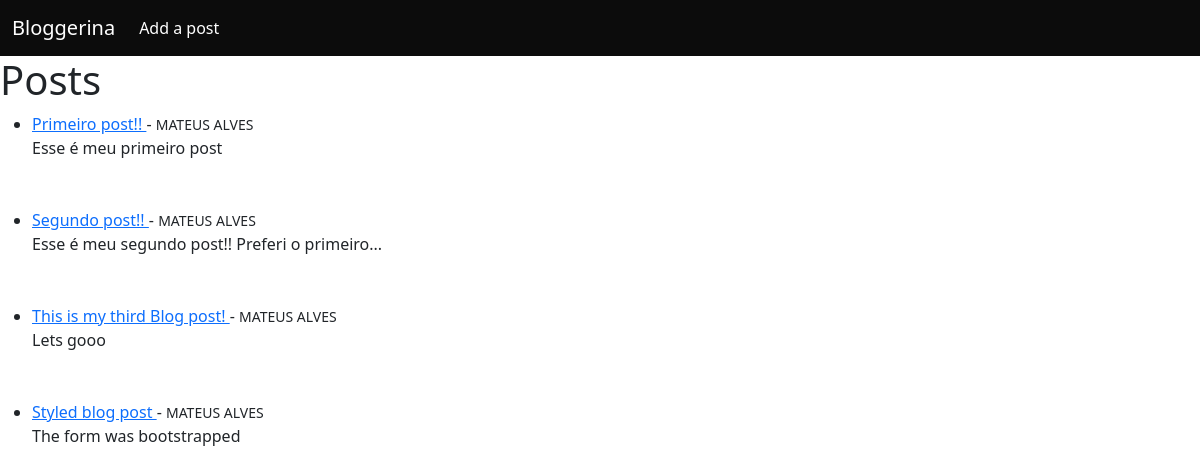
The page / on the database its author committed.
### bloggerina/models.py (models this page shows, shortened)
class Post(models.Model):
    title = models.CharField(max_length=255)
    title_tag = models.CharField(max_length=255, blank=True)
    author = models.ForeignKey(User, on_delete=models.CASCADE)
    body = models.TextField()

### bloggerina/views.py (the view)
# urls.py: path('', HomeView.as_view(), name='home'),
class HomeView(ListView):
    model = Post
    template_name = 'home.html'

### bloggerina/templates/home.html
{% extends 'base.html' %}
{% block content %}
<h1> Posts </h1>
<ul>
    {% for post in object_list %}
    <li> <a href="{% url 'article-detail' post.pk %}"> {{post.title}} </a> - <small> {{post.author.first_name}} {{ post.author.last_name}}</small> <br>
    {{post.body}} </li> <br><br>
{%endfor%}
</ul>
{% endblock %}

### bloggerina/templates/base.html (shortened to what this page needs)
<!doctype html>
<html lang="en">
  <head>
    <link href="https://cdn.jsdelivr.net/npm/bootstrap@5.3.3/dist/css/bootstrap.min.css" rel="stylesheet">
  </head>
  <body>
        <nav class="navbar navbar-custom navbar-expand-lg ">
            <div class="container-fluid">
              <a class="navbar-brand" href="{% url 'home' %}">Bloggerina</a>
              <div class="collapse navbar-collapse" id="navbarSupportedContent">
                <ul class="navbar-nav me-auto mb-2 mb-lg-0">
                  <li class="nav-item">
                    <a class="nav-link" href="{% url 'add_post' %}">Add a post</a>
                  </li>
                </ul>
              </div>
            </div>
          </nav>
    {% block content %}
    {% endblock content %}
  </body>
</html>

### bloggerina/templates/base.html (style rules this page uses)
.navbar-custom { background-color: #0c0c0c; }
.navbar-nav .nav-link, .navbar-brand { color: #fff !important; }

### rows shown on the page
Post: title "Primeiro post!!", author.first_name "MATEUS", author.last_name "ALVES", body "Esse é meu primeiro post"
Post: title "Segundo post!!", author.first_name "MATEUS", author.last_name "ALVES", body "Esse é meu segundo post!! Preferi o primeiro..."
Post: title "This is my third Blog post!", author.first_name "MATEUS", author.last_name "ALVES", body "Lets gooo"
Post: title "Styled blog post", author.first_name "MATEUS", author.last_name "ALVES", body "The form was bootstrapped"
